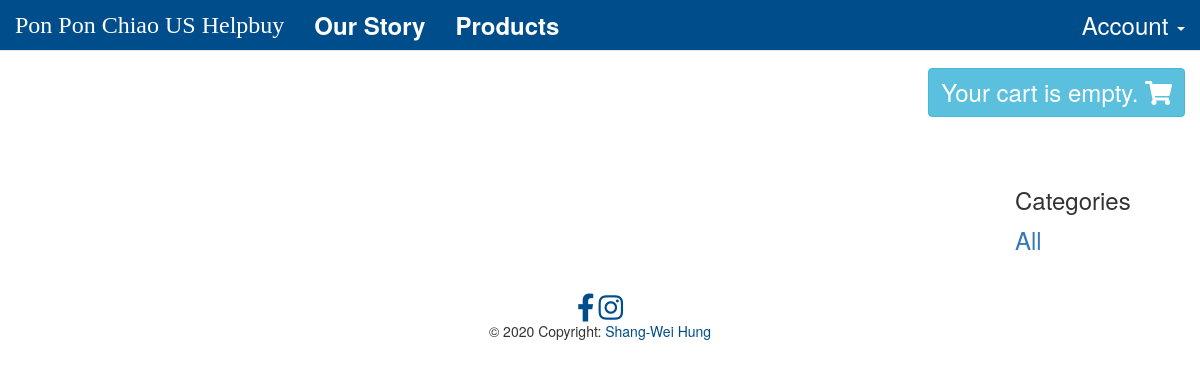
The app's page /, older data.
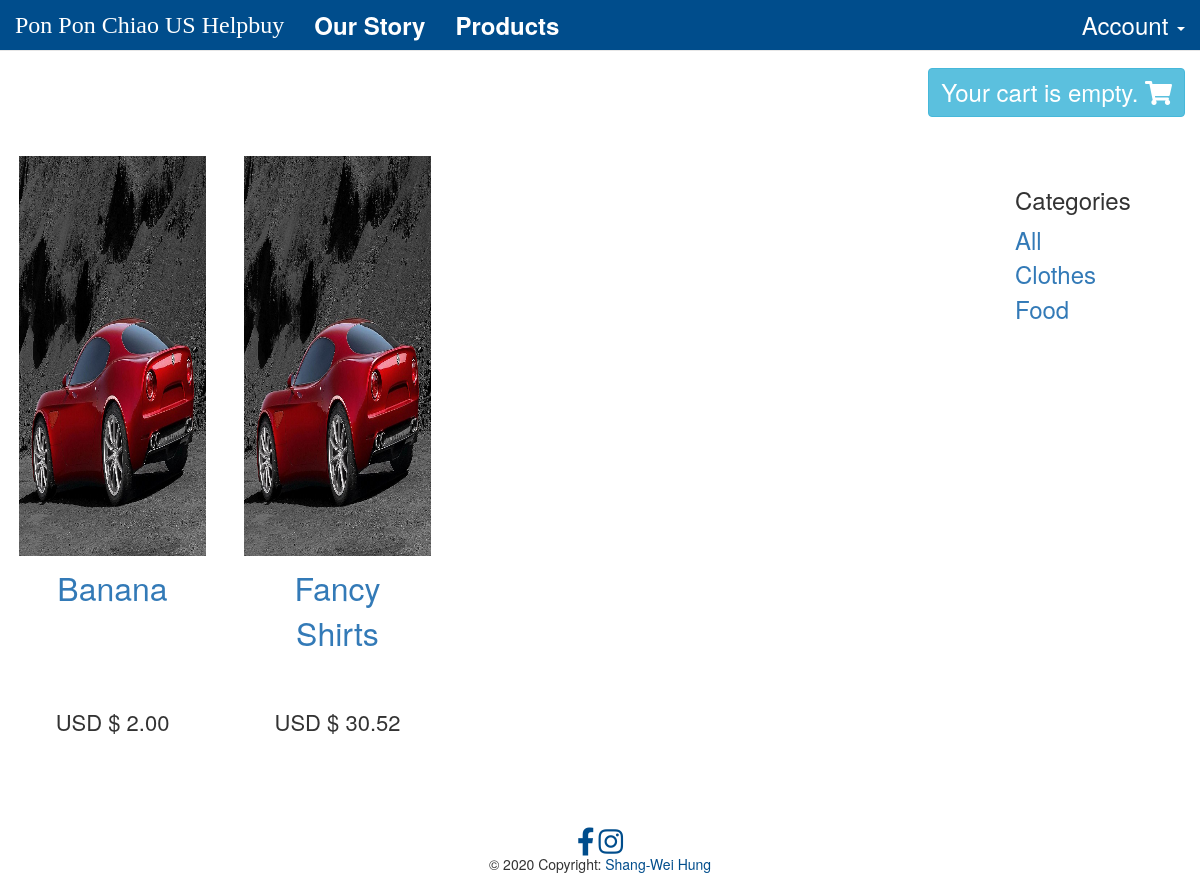
The same page, newer data.
### shop/models.py (models this page shows, shortened)
class Product(models.Model):
    category = models.ForeignKey(Category, related_name='products', on_delete=models.CASCADE)
    name = models.CharField(max_length=100, db_index=True)
    slug = models.SlugField(max_length=100, db_index=True)
    description = models.TextField(blank=True)
    price = models.DecimalField(max_digits=10, decimal_places=2)
    available = models.BooleanField(default=True)
    stock = models.PositiveIntegerField()
    created_at = models.DateTimeField(auto_now_add=True)
    updated_at = models.DateTimeField(auto_now=True)
    image = models.ImageField(upload_to='products/%Y/%m/%d',blank=True)
    class Meta:
        ordering = ('name',)
        index_together = (('id','slug'))
    def get_absolute_url(self):
        return reverse('shop:product_detail',
                        args=[self.id, self.slug])

class Category(models.Model):
    name = models.CharField(max_length=150, db_index=True) # Typically, only the primary key is indexed by the database. This means look ups using the primary key are optimized.
    slug = models.SlugField(max_length=150, unique=150, db_index=True)
    created_at = models.DateTimeField(auto_now_add=True)
    updated_at = models.DateTimeField(auto_now=True)
    class Meta:
        ordering = ('name',)
        verbose_name ='category'
        verbose_name_plural ='categories'
    def get_absolute_url(self):
        return reverse('shop:product_list_by_category',
                       args= [self.slug] )

### shop/views.py (the view)
# urls.py: url(r'^$', product_list, name='product_list'),  # $:End of string
def product_list(request, category_slug = None ):
    category = None
    categories = Category.objects.all()
    products = Product.objects.filter(available=True)
    if category_slug:
        category = get_object_or_404(Category, slug=category_slug)
        products = Product.objects.filter(category=category)
    context = {    # containing the data to insert into the placeholders.
        'category': category,
        'categories': categories,
        'products': products
    }
    return render(request, 'shop/product/list.html', context)

### cart/cart.py (called while the page is built)
    def __len__(self):
        return sum(item['quantity'] for item in self.cart.values())

### cart/context_processors.py (called while the page is built)
def cart(request):
    return {'cart': Cart(request)}

### shop/templates/shop/product/list.html (shortened to what this page needs)
{% extends 'shop/base.html' %}
{% load static %}
{% block content %}
<div class="container-fluid">
    <div class="row" style="margin-top: 3%">
      <div class="col-md-9 col-sm-10 blog-main">
        <div class="blog-post">
            <div class="row">
                {% for product in products %}
                    <div class="col-md-3 col-sm-6 col-xs-12">
                      <div class="thumbnail">
                          <a href="{{ product.get_absolute_url }}">
                              <img src="{% if product.image %} {{ product.image.url }} {% else %} {% static 'img/default.jpg' %} {% endif %}" alt="..." style="height: 400px; width: auto">
                          </a>
                          <div class="caption">
                              <p class="text-center list-title">
                                  <a href="{{ product.get_absolute_url }}">{{ product.name }}</a>
                              </p>
                          </div>
                          <div>
                              <p class="text-center list-price">USD $ {{ product.price }}</p>
                          </div>
                      </div>
                    </div>
                {% endfor %}
            </div>
        </div>
      </div>
      <div class="col-md-2 col-md-offset-1 col-sm-2 blog-sidebar">
        <div class="sidebar-module">
          <h3>Categories</h3>
          <ol class="list-unstyled">
            <li {% if not category %} class="active"{% endif %}><a href="{% url 'shop:product_list' %}"  style="font-size: 24px">All</a></li>
          {% for cat in categories %}
            <li {% if category.slug == cat.slug %} class="active"{% endif %}>
                <a href="{{ cat.get_absolute_url }}" style="font-size: 24px">{{ cat.name }}</a>
            </li>
          {% endfor %}
          </ol>
        </div>
      </div>
    </div>
  </div>
{% endblock %}

### shop/templates/shop/base.html (shortened to what this page needs)
<!DOCTYPE html>
{% load static %}
<html lang="en">
<head>
    <link rel="stylesheet" href="{% static 'css/bootstrap.min.css' %}">
    <link rel="stylesheet" href="{% static 'css/styles.css' %}">
    <link href="https://cdnjs.cloudflare.com/ajax/libs/font-awesome/5.12.1/css/all.min.css" rel="stylesheet">
</head>
<body>
{% include 'shop/navbar.html' %}
<div class="container">
    <div class="row" style="margin-top: 6%">
         <button class="btn btn-info pull-right" style="font-size: 24px; font-weight: 400">
            {% with totail_items=cart|length %}
                {% if cart|length > 0 %}
                    <a href="{% url "cart:cart_detail" %}" style="color: #ffffff">
                    My Shopping Order:{{ totail_items }} item {{ totail_items|pluralize }}, USD $ {{ cart.get_total_price }}
                    </a>
                    {% else %}
                    Your cart is empty.
                {% endif %}
            {% endwith %}
            <i class="fa fa-shopping-cart" aria-hidden="true"></i>
         </button>
    </div>
</div>
{% block content %}
{% endblock %}
{% include 'shop/footer.html' %}
</body>
</html>

### shop/templates/shop/navbar.html (shortened to what this page needs)
<!DOCTYPE html>
{% load static %}
<nav class="navbar navbar-default navbar-fixed-top" role="navigation" style="margin-bottom: 0px; background-color: #004d8c">
  <div class="container-fluid">
      <div class="navbar-header">
    <a class="navbar-brand" href="{% url 'shop:product_list' %}" style="font-family: Cinzel Decorative; font-size: 24px; color: #ffffff">Pon Pon Chiao US Helpbuy</a>
  </div>
  <div class="collapse navbar-collapse" id="bs-example-navbar-collapse-1">
      <ul class="nav navbar-nav">
        <li><a href="{% url 'shop:story' %}" style="color: #ffffff; font-size: 24px"><strong>Our Story</strong></a></li>
        <li><a href="{% url 'shop:product_list' %}" style="color: #ffffff; font-size: 24px"><strong>Products</strong></a></li>
     </ul>
    <ul class="nav navbar-nav navbar-right">
      <li class="dropdown">
        <a href="#" class="dropdown-toggle" data-toggle="dropdown" role="button" aria-haspopup="true" aria-expanded="false"  style="color: #ffffff; font-size: 24px" >Account <span class="caret"></span></a>
      </li>
    </ul>
  </div>
  </div>
</nav>

### shop/templates/shop/footer.html
<footer class="page-footer font-small cyan darken-3">
  <div class="container-fluid h-100">
    <div class="row">
      <div class="col-md-12 text-center py-5 ">
        <div class="mb-5 flex-center">
            <a class="fb-ic" href="https://www.facebook.com/ponponchiao/">
              <i class="fab fa-facebook-f fa-lg white-text mr-md-5 mr-3 fa-2x" style="color:#004d8c; height:fit-content"> </i>
            </a>
            <a class="ins-ic" href="https://www.instagram.com/ponponchiao/">
              <i class="fab fa-instagram fa-lg white-text mr-md-5 mr-3 fa-2x" style="color:#004d8c; height:fit-content"> </i>
            </a>
        </div>
      </div>
    </div>
  </div>
  <div class="footer-copyright text-center py-3">© 2020 Copyright:
    <a href="#" style="color:#004d8c">  Shang-Wei Hung</a>
  </div>
</footer>

### shop/static/css/styles.css (style rules this page uses)
.blog-main { font-size: 18px; line-height: 1.5; }
.sidebar-module { padding: 15px; margin: 0 -15px 15px; }
.blog-post { margin-bottom: 60px; }
p.list-title { font-size:32px; font-weight: 300; }
p.list-price { font-size:22px; font-weight: 100; }
.thumbnail .caption { height: 150px; }
.thumbnail { display: block; padding: 4px; margin-bottom: 20px; line-height: 1.42857143; background-color: #fff; border: None; border-radius: None; -webkit-transition: border .2s ease-in-out; -o-transition: border .2s ease-in-out; transition: border .2s ease-in-out; }

Row changes from the older to the newer data that the page shows:
added Product: name "Banana", price "2.00"
added Product: name "Fancy Shirts", price "30.52"
added Category: name "Clothes"
added Category: name "Food"
